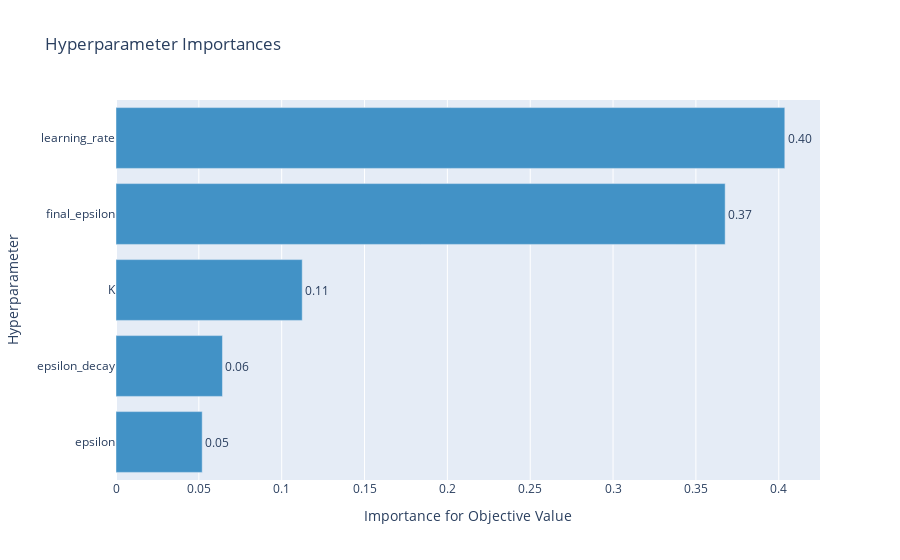

This figure's notebook cell:
### Code cell
optuna.visualization.plot_param_importances(study)

### Figure 1 — Plotly figure (JSON) as saved in the notebook; plotly's stock layout.template omitted (floating-point values rounded to 4 significant figures)
{"data": [{"cliponaxis": false, "hovertemplate": ["epsilon (FloatDistribution): 0.05202690609651078<extra></extra>", "epsilon_decay (FloatDistribution): 0.06425595360055272<extra></extra>", "K (IntDistribution): 0.11239843185710056<extra></extra>", "final_epsilon (FloatDistribution): 0.3676655712651411<extra></extra>", "learning_rate (FloatDistribution): 0.4036531371806948<extra></extra>"], "marker": {"color": "rgb(66,146,198)"}, "orientation": "h", "text": ["0.05", "0.06", "0.11", "0.37", "0.40"], "textposition": "outside", "type": "bar", "x": [0.05203, 0.06426, 0.1124, 0.3677, 0.4037], "y": ["epsilon", "epsilon_decay", "K", "final_epsilon", "learning_rate"]}], "layout": {"showlegend": false, "title": {"text": "Hyperparameter Importances"}, "xaxis": {"title": {"text": "Importance for Objective Value"}}, "yaxis": {"title": {"text": "Hyperparameter"}}}}
